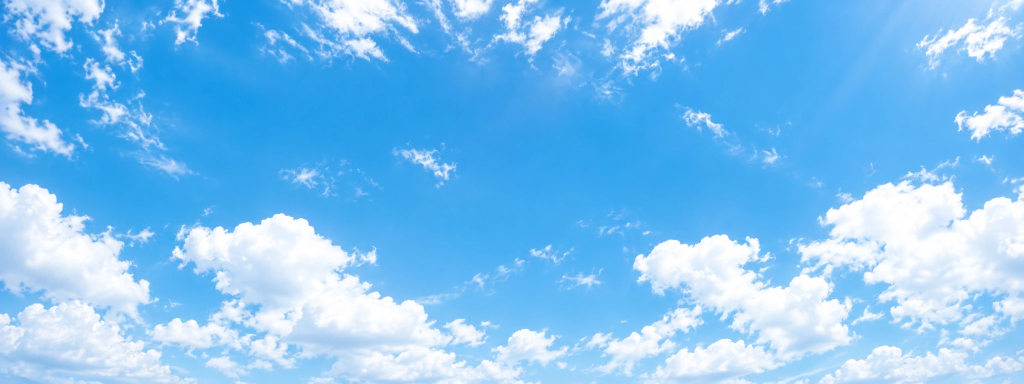
#> input picture scripts/assets/sky-source.webp, 2048 x 768 px (shown at 1/2 size)
$ python build-hero-assets.py
#> lines starting #> are read from the running program, lines starting #| are printed output that depends on the picture
"""ヒーロー用の素材をつくる

    python scripts/build-hero-assets.py

1. public/images/sky-loop.webp
   scripts/assets/sky-source.webp（指定の空写真）から、横に繰り返しても
   継ぎ目が出ないタイル画像をつくる。
   右端の帯を左端へクロスフェードで重ねることで、画像の左端と右端の
   色が一致した状態にする（鏡像でつなぐ方法と違い、左右対称の
   パターンが出ないので流れが自然に見える）。

2. public/images/hero-person.webp
   切り抜き済みの人物PNGを、透過を保ったままWebPにする。
"""

import json
from pathlib import Path

from PIL import Image

ROOT = Path(__file__).resolve().parent.parent
IMAGES = ROOT / "public" / "images"
SKY_SRC = ROOT / "scripts" / "assets" / "sky-source.webp"
PERSON_SRC = Path.home() / "Downloads" / "人物.png"

# 左右をなじませる帯の幅（ピクセル）。広いほど繋ぎ目は消えるが、
# そのぶん画像の横幅が縮む。
BLEND = 320


def seamless(im):
    """右端の帯を左端に重ねて、左右がつながる画像にする"""
    w, h = im.size
    body = im.crop((0, 0, w - BLEND, h)).copy()
    head = im.crop((0, 0, BLEND, h))          # 左端の帯
    tail = im.crop((w - BLEND, 0, w, h))      # 右端の帯

    # 左端では tail（元画像の右側）、右端では head（元画像の左側）になるマスク。
    # こうするとタイルの左端が元画像の x=w-BLEND、右端が x=w-BLEND-1 となり、
    # 繰り返したときに隣り合うピクセル同士がつながる。
    mask = Image.new("L", (BLEND, h))
    for x in range(BLEND):
        mask.paste(int(255 * x / (BLEND - 1)), (x, 0, x + 1, h))
    blended = Image.composite(head, tail, mask)

    body.paste(blended, (0, 0))
    return body


def edge_gap(im):
    """左端と右端の色の差（0に近いほど継ぎ目が出ない）"""
    w, h = im.size
    rgb = im.convert("RGB")
    rows = range(0, h, max(1, h // 40))
    diff = [
        abs(a - b)
        for y in rows
        for a, b in zip(rgb.getpixel((0, y)), rgb.getpixel((w - 1, y)))
    ]
    return sum(diff) / len(diff)


def build_sky():
    src = Image.open(SKY_SRC).convert("RGB")
#> src is the input picture: PIL image 2048x768 RGB; mean R, G, B 127.5, 194.2, 243.2
    print(f"元の空: {src.size[0]}x{src.size[1]}  左右の色差 {edge_gap(src):.1f}")
#> in edge_gap, `diff = [ abs(a - b) for y in rows for a, b in zip(rgb.getpixel((0, y))..`: diff = 123 values, max 165 at index 0, min 0 at index 62, mean 35.01
#| 元の空: 2048x768  左右の色差 35.0

    tile = seamless(src)
#> in seamless, `head = im.crop((0, 0, BLEND, h))`:
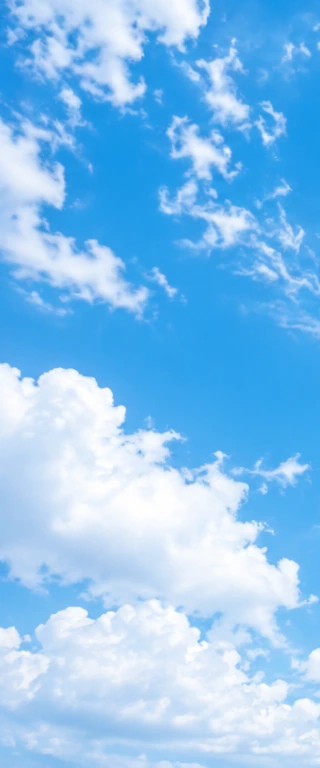
#> head: PIL image 320x768 RGB; mean R, G, B 135.8, 194.9, 240.8
#> in seamless, `tail = im.crop((w - BLEND, 0, w, h))`:
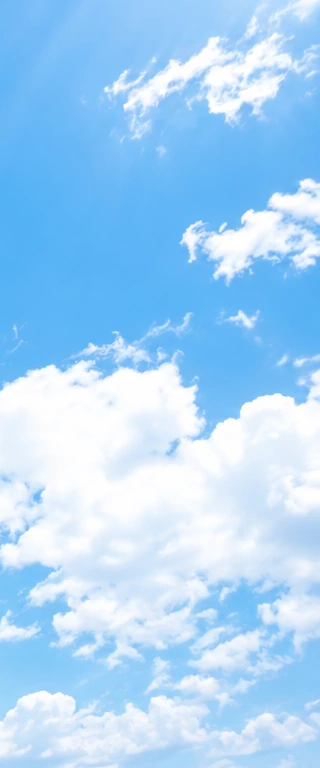
#> tail: PIL image 320x768 RGB; mean R, G, B 168.1, 212.7, 248.5
#> in seamless, `mask = Image.new("L", (BLEND, h))`: mask: PIL image 320x768 L; every value is 0
#> after the loop in seamless, `for x in range(BLEND):`:
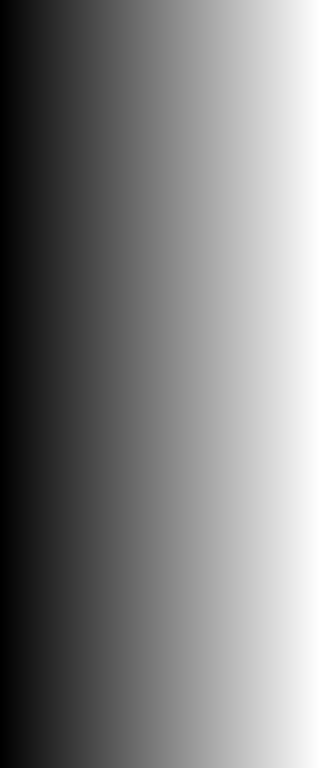
#> mask: PIL image 320x768 L; min 0, max 255, mean 127
#> in seamless, `blended = Image.composite(head, tail, mask)`:
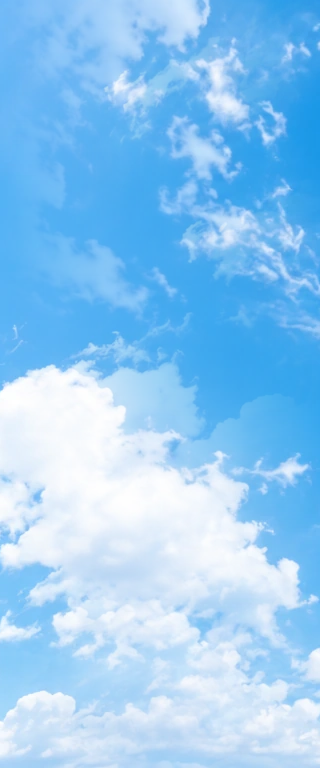
#> blended: PIL image 320x768 RGB; mean R, G, B 145.5, 201.7, 244.7
#> in seamless, `body.paste(blended, (0, 0))`:
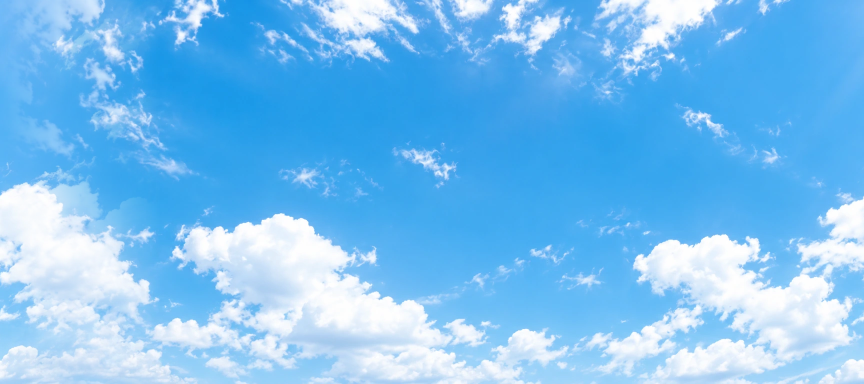
#> body: PIL image 1728x768 RGB (shown at 1/2 size); mean R, G, B 121.7, 192.1, 243
    print(f"つなぎ目処理後: {tile.size[0]}x{tile.size[1]}  左右の色差 {edge_gap(tile):.1f}")
#| つなぎ目処理後: 1728x768  左右の色差 2.5

    # 同じタイルを2枚つないで1枚の画像にする。
    # 表示側で要素を2つ並べると、その境界にサブピクセルの隙間が出て
    # 細い線に見えてしまうため、画像の中で完結させる。
    loop = Image.new("RGB", (tile.width * 2, tile.height))
#> loop: PIL image 3456x768 RGB; every value is 0
    loop.paste(tile, (0, 0))
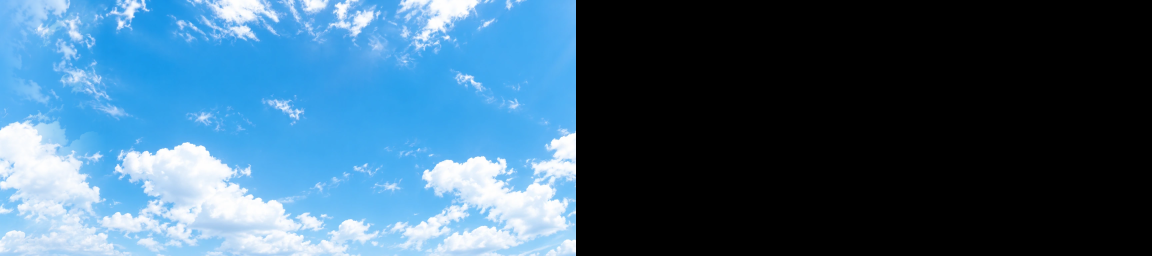
#> loop: PIL image 3456x768 RGB (shown at 1/3 size); mean R, G, B 60.9, 96, 121.5
    loop.paste(tile, (tile.width, 0))
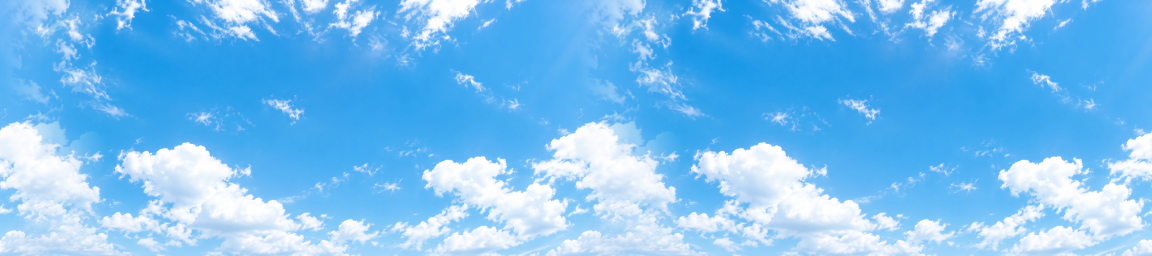
#> loop: PIL image 3456x768 RGB (shown at 1/3 size); mean R, G, B 121.7, 192.1, 243

    dest = IMAGES / "sky-loop.webp"
    loop.save(dest, "WEBP", quality=88, method=6)
#> (the run stopped early here; a loop or call above may not have finished)

$ run again, with scripts/assets/Oki-Kazuma.png saved as scripts/assets/sky-source.webp
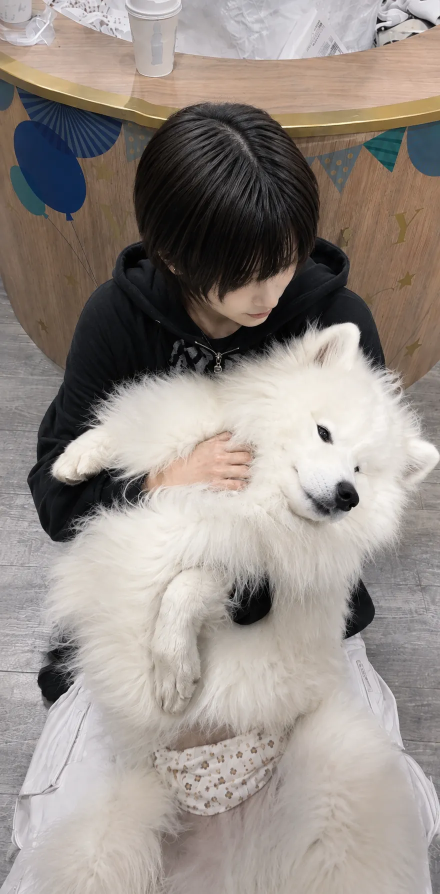
#> input picture scripts/assets/Oki-Kazuma.png, 880 x 1787 px (shown at 1/2 size)
#> in build_sky, src is the input picture: PIL image 880x1787 RGB; mean R, G, B 150, 141.6, 135.6
#> diff = 123 values, max 170 at index 12, min 1 at index 32, mean 29.68
#| 元の空: 880x1787  左右の色差 29.7
#> in seamless, `body.paste(blended, (0, 0))`:
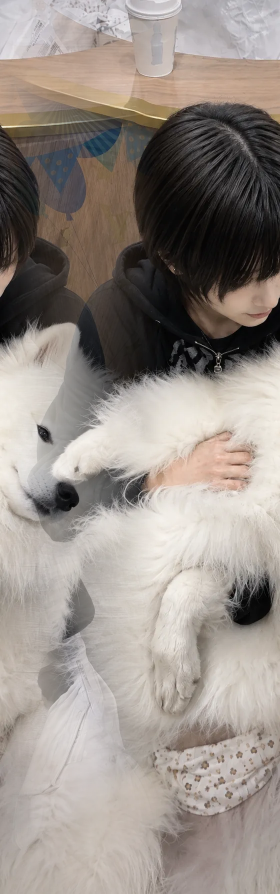
#> body: PIL image 560x1787 RGB (shown at 1/2 size); mean R, G, B 150.1, 141.6, 135.2
#| つなぎ目処理後: 560x1787  左右の色差 2.3
#> in build_sky, `loop.paste(tile, (tile.width, 0))`:
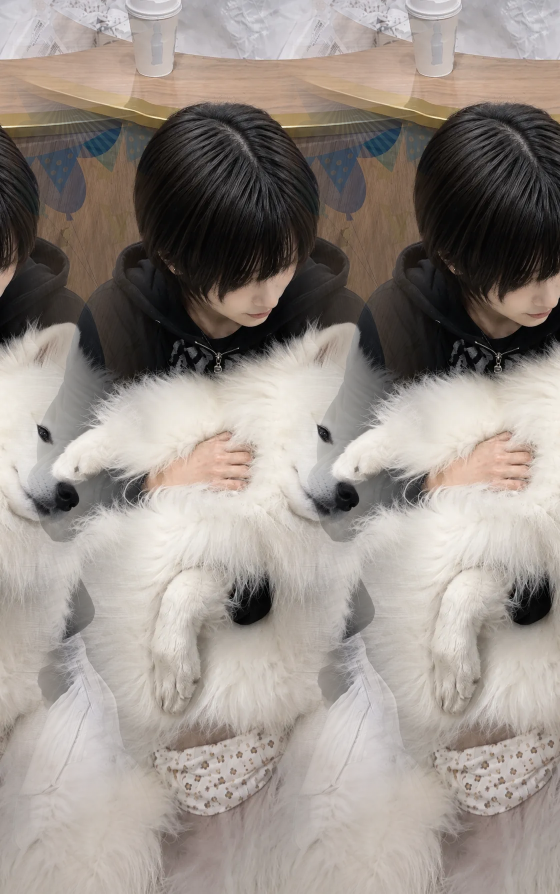
#> loop: PIL image 1120x1787 RGB (shown at 1/2 size); mean R, G, B 150.1, 141.6, 135.2
